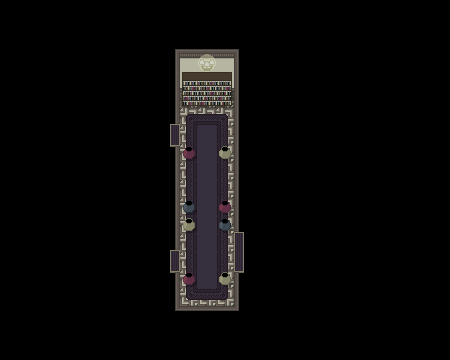

A level layout from a 2D game, rendered from its tile map. Below: a short description, then the map file with tile-grid data replaced by summaries:
An orthogonal 25x20 tile map with 18x18 px tiles, 3 tile layers (Livello tile 1, Furniture, Foreground), 3 tilesets and 10 objects.

<map version="1.10" tiledversion="1.11.0" orientation="orthogonal" renderorder="right-down" width="25" height="20" tilewidth="18" tileheight="18" infinite="0" nextlayerid="5" nextobjectid="11">
 <tileset firstgid="1" source="../../TILEMAPS/Tilemap 2/Tilemap2.tsx" />
 <tileset firstgid="171" source="../../TILEMAPS/Tilemap1/Tilemap1.tsx" />
 <tileset firstgid="324" source="../../TILEMAPS/Furniture/Furniture.tsx" />
 <layer id="1" name="Livello tile 1" width="25" height="20">
  <data>[500 cells, 500 non-empty, 30 distinct tile ids]</data>
 </layer>
 <layer id="2" name="Furniture" width="25" height="20">
  <data>[500 cells, 14 non-empty, 9 distinct tile ids]</data>
 </layer>
 <objectgroup id="4" name="Collisioni">
  <object id="1" x="162" y="36" width="90" height="72" />
  <object id="2" x="234" y="108" width="18" height="198" />
  <object id="3" x="162" y="108" width="18" height="198" />
  <object id="4" x="162" y="306" width="90" height="18" />
  <object id="5" x="216" y="270" width="18" height="18" />
  <object id="6" x="180" y="270" width="18" height="18" />
  <object id="7" x="180" y="198" width="18" height="36" />
  <object id="8" x="216" y="198" width="18" height="36" />
  <object id="9" x="216" y="144" width="18" height="18" />
  <object id="10" x="180" y="144" width="18" height="18" />
 </objectgroup>
 <layer id="3" name="Foreground" width="25" height="20">
  <data>[500 cells, 0 non-empty, 0 distinct tile ids]</data>
 </layer>
</map>
